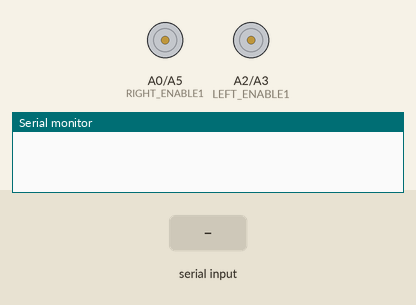
A sketch run on a simulated Arduino Uno, built with avr-gcc and run on an emulated ATmega328P. On the bench: motor-driver pin pairs drawn as motors (green arrow = first pin HIGH = forward, orange = second pin HIGH = backward, longer = more drive, scaled by the enable pin), the last lines printed to the serial monitor. The inputs (shaded band) are chosen by the test bench.

Above: at 1.2 s.
1.3 s: "F" received over the second serial link
At 1.6 s:
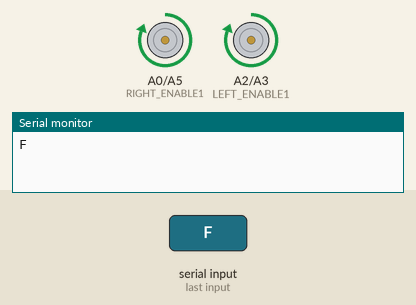
2.8 s: "L" received over the second serial link
At 3.9 s:
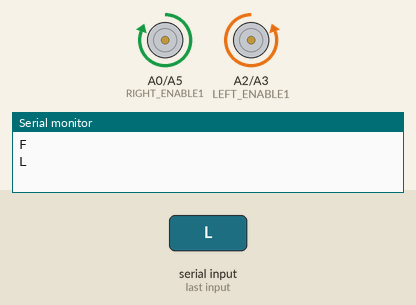
4.3 s: "B" received over the second serial link
At 5.0 s:
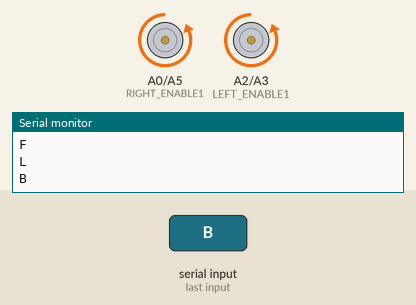
5.8 s: "R" received over the second serial link
At 6.2 s:
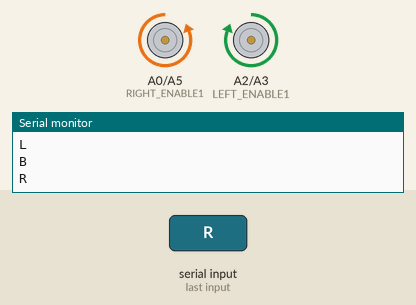
7.3 s: "S" received over the second serial link
At 8.5 s:
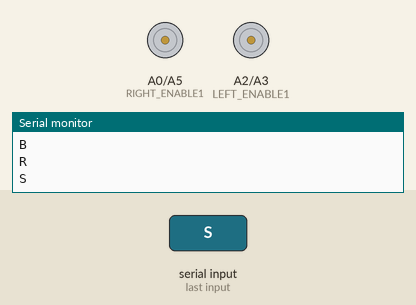
8.8 s: "I" received over the second serial link
At 9.7 s:
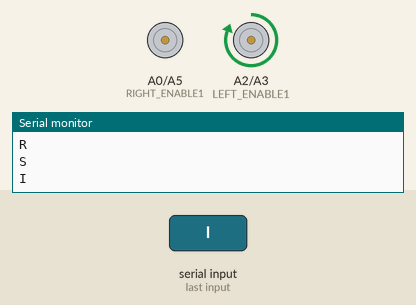
Timing chart, 0 to 11.3 s (numbered marks = the images above; inputs shaded):
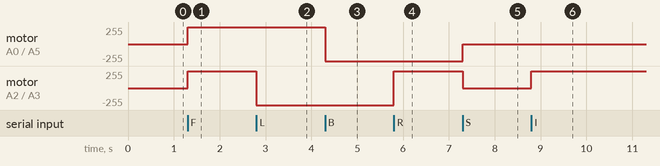

The sketch:

Beetle_1.0.ino
```cpp
// Beetle program for combined movement from blueBase PC terminal
// movements - acc-'F'|left-'L'|rev-'B'|right-'R'|stop-'S'
// combined - acc+left-'G'|acc+right-'I'|rev+left-'H'|rev+right-'J'
// Developed by ASWIN SREEKUMAR

#include<SoftwareSerial.h>

#define LEFT_ENABLE1 A2
#define LEFT_ENABLE2 A3
#define RIGHT_ENABLE1 A0
#define RIGHT_ENABLE2 A5
#define LEFT_SPEED PD6
#define RIGHT_SPEED PD5
#define TX PD3
#define RX PD2

SoftwareSerial path(RX,TX);
char c;

void setup()
{
  pinMode(LEFT_ENABLE1,1);
  pinMode(LEFT_ENABLE2,1);
  pinMode(RIGHT_ENABLE1,1);
  pinMode(RIGHT_ENABLE2,1);
  pinMode(LEFT_SPEED,1);
  pinMode(RIGHT_SPEED,1);
  digitalWrite(LEFT_ENABLE1,0);
  digitalWrite(LEFT_ENABLE2,0);
  digitalWrite(RIGHT_ENABLE1,0);
  digitalWrite(RIGHT_ENABLE2,0);
  digitalWrite(LEFT_SPEED,0);
  digitalWrite(RIGHT_SPEED,0);
  Serial.begin(9600);
  path.begin(9600);
}

void dir(char c) // direction control based on sent character
{
  if(c=='F')
  {
    digitalWrite(LEFT_ENABLE1,1);
    digitalWrite(LEFT_ENABLE2,0);
    digitalWrite(RIGHT_ENABLE1,1);
    digitalWrite(RIGHT_ENABLE2,0);
    analogWrite(LEFT_SPEED,255);
    analogWrite(RIGHT_SPEED,255);
  }
  else if(c=='L')
  {
    digitalWrite(LEFT_ENABLE1,0);
    digitalWrite(LEFT_ENABLE2,1);
    digitalWrite(RIGHT_ENABLE1,1);
    digitalWrite(RIGHT_ENABLE2,0);
    analogWrite(LEFT_SPEED,255);
    analogWrite(RIGHT_SPEED,255);
  }
  else if(c=='B')
  {
    digitalWrite(LEFT_ENABLE1,0);
    digitalWrite(LEFT_ENABLE2,1);
    digitalWrite(RIGHT_ENABLE1,0);
    digitalWrite(RIGHT_ENABLE2,1);
    analogWrite(LEFT_SPEED,255);
    analogWrite(RIGHT_SPEED,255);
  }
  else if(c=='R')
  {
    digitalWrite(LEFT_ENABLE1,1);
    digitalWrite(LEFT_ENABLE2,0);
    digitalWrite(RIGHT_ENABLE1,0);
    digitalWrite(RIGHT_ENABLE2,1);
    analogWrite(LEFT_SPEED,255);
    analogWrite(RIGHT_SPEED,255);
  }
  else if(c=='S')
  {
    digitalWrite(LEFT_ENABLE1,0);
    digitalWrite(LEFT_ENABLE2,0);
    digitalWrite(RIGHT_ENABLE1,0);
    digitalWrite(RIGHT_ENABLE2,0);
  }
  else if(c=='I')
  {
    digitalWrite(LEFT_ENABLE1,1);
    digitalWrite(LEFT_ENABLE2,0);
    digitalWrite(RIGHT_ENABLE1,0);
    digitalWrite(RIGHT_ENABLE2,0);
    analogWrite(LEFT_SPEED,255);
  }
  else if(c=='G')
  {
    digitalWrite(LEFT_ENABLE1,0);
    digitalWrite(LEFT_ENABLE2,0);
    digitalWrite(RIGHT_ENABLE1,1);
    digitalWrite(RIGHT_ENABLE2,0);
    analogWrite(RIGHT_SPEED,255);
  }
  else if(c=='J')
  {
    digitalWrite(LEFT_ENABLE1,0);
    digitalWrite(LEFT_ENABLE2,1);
    digitalWrite(RIGHT_ENABLE1,0);
    digitalWrite(RIGHT_ENABLE2,0);
    analogWrite(LEFT_SPEED,255);
  }
  else if(c=='H')
  {
    digitalWrite(LEFT_ENABLE1,0);
    digitalWrite(LEFT_ENABLE2,0);
    digitalWrite(RIGHT_ENABLE1,0);
    digitalWrite(RIGHT_ENABLE2,1);
    analogWrite(RIGHT_SPEED,255);
  }
}

void loop()
{
  if(path.available())
  {
    c=path.read(); //reading from serial port
    Serial.println(c);
    dir(c); //function for direction control
  }
  if(!path)
  {
    digitalWrite(LEFT_ENABLE1,0);
    digitalWrite(LEFT_ENABLE2,0);
    digitalWrite(RIGHT_ENABLE1,0);
    digitalWrite(RIGHT_ENABLE2,0);
    digitalWrite(LEFT_SPEED,0);
    digitalWrite(RIGHT_SPEED,0);
  }
}
```

Measured:
- after the input at 1.3 s, motor on A0 (RIGHT_ENABLE1) / A5 (RIGHT_ENABLE2), motor on A2 (LEFT_ENABLE1) / A3 (LEFT_ENABLE2): stopped → forward 255/255 at once
- after the input at 2.8 s, motor on A2 (LEFT_ENABLE1) / A3 (LEFT_ENABLE2): forward 255/255 → backward 255/255 at once
- after the input at 4.3 s, motor on A0 (RIGHT_ENABLE1) / A5 (RIGHT_ENABLE2): forward 255/255 → backward 255/255 at once
- after the input at 5.8 s, motor on A2 (LEFT_ENABLE1) / A3 (LEFT_ENABLE2): backward 255/255 → forward 255/255 at once
- after the input at 7.3 s, motor on A0 (RIGHT_ENABLE1) / A5 (RIGHT_ENABLE2): backward 255/255 → stopped at once; motor on A2 (LEFT_ENABLE1) / A3 (LEFT_ENABLE2): forward 255/255 → stopped at once
- after the input at 8.8 s, motor on A2 (LEFT_ENABLE1) / A3 (LEFT_ENABLE2): stopped → forward 255/255 at once
